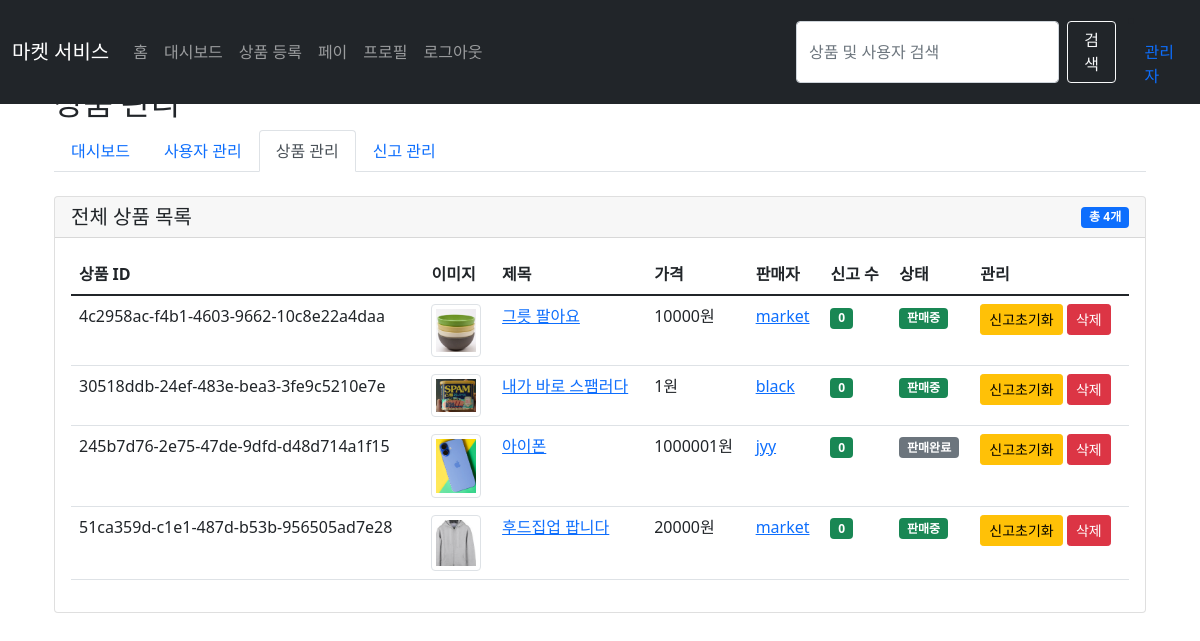
The page /admin/products (signed in) on the database its author committed.
### tables this page shows
CREATE TABLE product (
                id TEXT PRIMARY KEY,
                title TEXT NOT NULL,
                description TEXT NOT NULL,
                price TEXT NOT NULL,
                seller_id TEXT NOT NULL
            , image_url TEXT, report_count INTEGER DEFAULT 0, image_path TEXT, is_sold INTEGER DEFAULT 0);

CREATE TABLE user (
                id TEXT PRIMARY KEY,
                username TEXT UNIQUE NOT NULL,
                password TEXT NOT NULL,
                bio TEXT
            , role TEXT DEFAULT 'user', report_count INTEGER DEFAULT 0, is_active INTEGER DEFAULT 1);

### app.py (the view)
@app.route('/admin/products')
@admin_required
def admin_products():
    db = get_db()
    cursor = db.cursor()
    sort_by = request.args.get('sort', 'title')
    order = request.args.get('order', 'asc')
    if sort_by not in ['title', 'price', 'report_count', 'is_sold']:
        sort_by = 'title'
    if order not in ['asc', 'desc']:
        order = 'asc'
    valid_columns = {
        'title': 'p.title',
        'price': 'p.price',
        'report_count': 'p.report_count',
        'is_sold': 'p.is_sold'
    }
    valid_orders = {'asc': 'ASC', 'desc': 'DESC'}
    query = f"""
        SELECT p.*, u.username as seller_name
        FROM product p
        JOIN user u ON p.seller_id = u.id
        ORDER BY {valid_columns[sort_by]} {valid_orders[order]}
    """
    cursor.execute(query)
    products = cursor.fetchall()
    return render_template('admin_products.html', products=products, sort_by=sort_by, order=order)

### app.py (called while the page is built)
def get_db():
    db = getattr(g, '_database', None)
    if db is None:
        db = g._database = sqlite3.connect(DATABASE)
        db.row_factory = sqlite3.Row
    return db

@app.teardown_appcontext
def close_connection(exception):
    db = getattr(g, '_database', None)
    if db is not None:
        db.close()

def admin_required(f):
    @wraps(f)
    def decorated_function(*args, **kwargs):
        if 'user_id' not in session:
            return redirect(url_for('login'))
        db = get_db()
        cursor = db.cursor()
        cursor.execute("SELECT role FROM user WHERE id = ?", (session['user_id'],))
        user = cursor.fetchone()
        if not user or user['role'] != 'admin':
            flash('관리자 권한이 필요합니다.')
            return redirect(url_for('dashboard'))
        return f(*args, **kwargs)
    return decorated_function

### templates/admin_products.html (shortened to what this page needs)
{% extends "base.html" %}
{% block content %}
<div class="container mt-4">
    <h2>상품 관리</h2>
    <nav aria-label="관리자 메뉴" class="mb-4">
        <ul class="nav nav-tabs">
            <li class="nav-item">
                <a class="nav-link" href="{{ url_for('admin_dashboard') }}">대시보드</a>
            </li>
            <li class="nav-item">
                <a class="nav-link" href="{{ url_for('admin_users') }}">사용자 관리</a>
            </li>
            <li class="nav-item">
                <a class="nav-link active" href="{{ url_for('admin_products') }}">상품 관리</a>
            </li>
            <li class="nav-item">
                <a class="nav-link" href="{{ url_for('admin_reports') }}">신고 관리</a>
            </li>
        </ul>
    </nav>
    <div class="card mb-4">
        <div class="card-header d-flex justify-content-between align-items-center">
            <h5 class="mb-0">전체 상품 목록</h5>
            <span class="badge bg-primary">총 {{ products|length }}개</span>
        </div>
        <div class="card-body">
            <div class="table-responsive">
                <table class="table table-hover">
                    <thead>
                        <tr>
                            <th>상품 ID</th>
                            <th>이미지</th>
                            <th>제목</th>
                            <th>가격</th>
                            <th>판매자</th>
                            <th>신고 수</th>
                            <th>상태</th>
                            <th>관리</th>
                        </tr>
                    </thead>
                    <tbody>
                        {% for product in products %}
                        <tr>
                            <td>{{ product.id }}</td>
                            <td>
                                {% if product.image_path %}
                                <img src="{{ url_for('static', filename=product.image_path) }}" alt="{{ product.title }}" class="img-thumbnail" style="max-width: 50px;">
                                {% else %}
                                <span class="text-muted">이미지 없음</span>
                                {% endif %}
                            </td>
                            <td>
                                <a href="{{ url_for('view_product', product_id=product.id) }}">{{ product.title }}</a>
                            </td>
                            <td>{{ product.price }}원</td>
                            <td>
                                <a href="{{ url_for('view_user', user_id=product.seller_id) }}">{{ product.seller_name }}</a>
                            </td>
                            <td>
                                {% if product.report_count > 0 %}
                                <span class="badge bg-danger">{{ product.report_count }}</span>
                                {% else %}
                                <span class="badge bg-success">0</span>
                                {% endif %}
                            </td>
                            <td>
                                {% if product.is_sold == 1 %}
                                <span class="badge bg-secondary">판매완료</span>
                                {% else %}
                                <span class="badge bg-success">판매중</span>
                                {% endif %}
                            </td>
                            <td>
                                <div class="btn-group" role="group">
                                    <form action="{{ url_for('admin_product_action', product_id=product.id) }}" method="post" class="d-inline">
                                        <button type="submit" name="action" value="clear_reports" class="btn btn-sm btn-warning">신고초기화</button>
                                        <button type="submit" name="action" value="delete" class="btn btn-sm btn-danger" onclick="return confirm('정말 이 상품을 삭제하시겠습니까?');">삭제</button>
                                    </form>
                                </div>
                            </td>
                        </tr>
                        {% endfor %}
                    </tbody>
                </table>
            </div>
        </div>
    </div>
</div>
{% endblock %}

### templates/base.html (style rules this page uses)
body { padding-top: 60px; padding-bottom: 40px; }

### rows shown on the page
product: id "4c2958ac-f4b1-4603-9662-10c8e22a4daa", image_path (picture), title "그릇 팔아요", price "10000", seller_name "market", report_count "0", is_sold "판매중"
product: id "30518ddb-24ef-483e-bea3-3fe9c5210e7e", image_path (picture), title "내가 바로 스팸러다", price "1", seller_name "black", report_count "0", is_sold "판매중"
product: id "245b7d76-2e75-47de-9dfd-d48d714a1f15", image_path (picture), title "아이폰", price "1000001", seller_name "jyy", report_count "0", is_sold "판매완료"
product: id "51ca359d-c1e1-487d-b53b-956505ad7e28", image_path (picture), title "후드집업 팝니다", price "20000", seller_name "market", report_count "0", is_sold "판매중"

### other values the page prints
{{ products|length }} "4"
